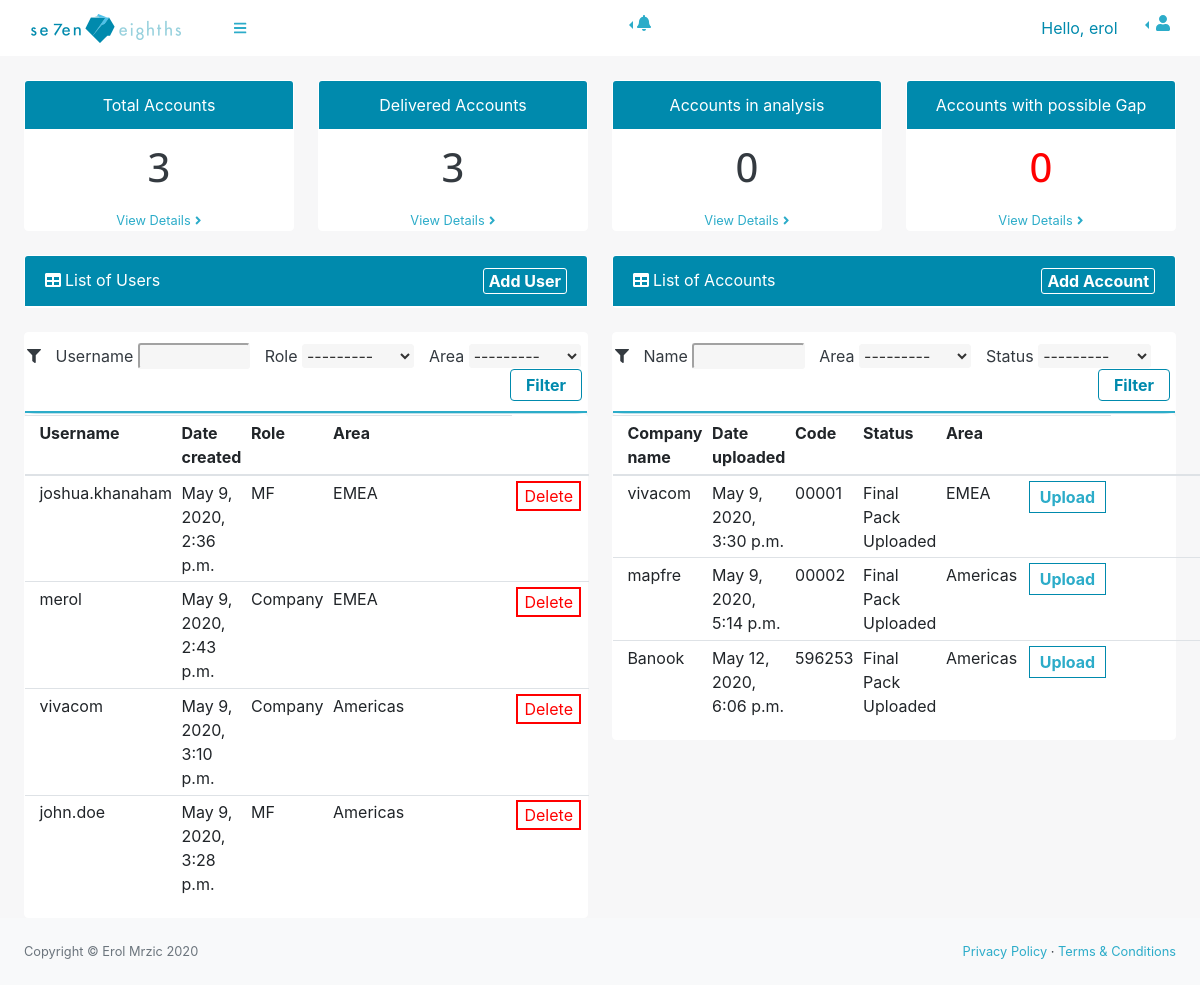
Page / (signed in) on the earlier database version.
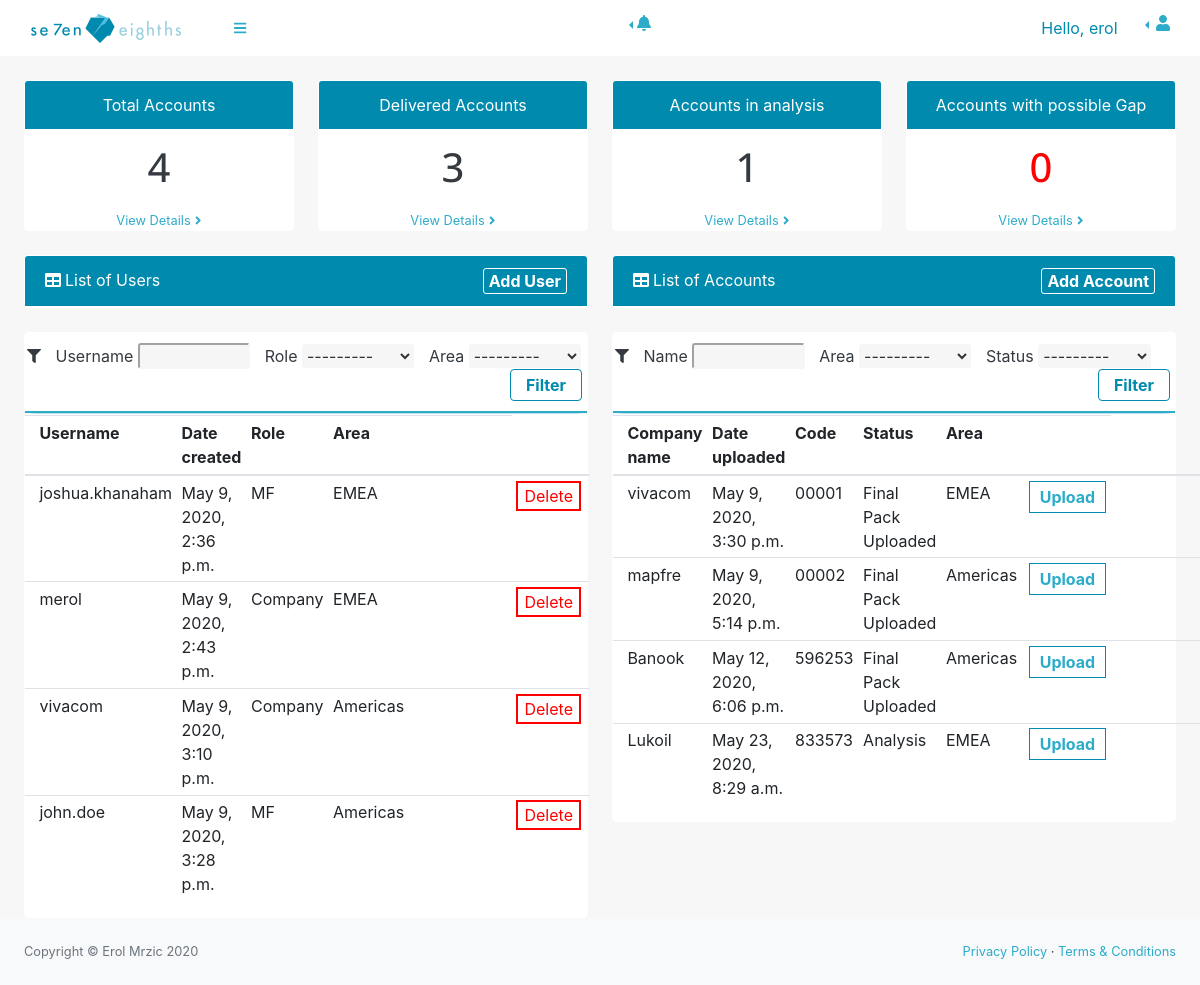
Same page on the later database version.
### base/models.py (models this page shows, shortened)
class Access(models.Model):
    ROLES = (
        ('Company', 'Company'),
        ('MF', 'MF'),
    )
    AREAS = (
        ('EMEA', 'EMEA'),
        ('Americas', 'Americas'),
    )
    username = models.CharField(max_length=30, null=True)
    date = models.DateTimeField(auto_now_add=True)
    role = models.CharField(max_length=10, null=True, choices=ROLES)
    area = models.CharField(max_length=10, null=True, choices=AREAS)
    dataCollection = models.FileField(null=True, blank=True)
    filledDataCollection = models.FileField(null=True, blank=True)

class Account(models.Model):
    AREAS = (
        ('EMEA', 'EMEA'),
        ('Americas', 'Americas'),
    )
    GAP = (
        ('YES', 'YES'),
        ('NO', 'NO'),
    )
    STATUS = (
        ('Data collection sent', 'Data collection sent'),
        ('Data Received', 'Data Received'),
        ('Analysis', 'Analysis'),
        ('Final Pack Uploaded', 'Final Pack Uploaded'),
    )
    username = models.ForeignKey(
        Access, blank=True,  null=True, on_delete=models.DO_NOTHING)
    name = models.CharField(max_length=30)
    code = models.CharField(max_length=30)
    dateReceived = models.DateTimeField(auto_now_add=True)
    dateUploaded = models.DateTimeField(auto_now_add=True)
    status = models.CharField(
        max_length=30, blank=True, null=True, choices=STATUS)
    area = models.CharField(max_length=10, choices=AREAS)
    finalPack = models.FileField(null=True, blank=True)
    gap = models.CharField(max_length=30, blank=True, null=True, choices=GAP)

### base/decorators.py (the view)
    def wrapper_func(request, *args, **kwargs):
        group = None
        if request.user.groups.exists():
            group = request.user.groups.all()[0].name
        if group == 'MF':
            return redirect('listAccounts')
        if group == 'Company':
            return redirect('uploadDownload')
        if group == 'admin':
            return view_func(request, *args, **kwargs)
        else:
            return HttpResponse('You are not authorised to view this page')

### base/templatetags/groupFilter.py (called while the page is built)
@register.filter(name='has_group')
def has_group(user, group_name):
    return user.groups.filter(name=group_name).exists()

### base/views.py (called while the page is built)
@login_required(login_url='welcome')
@home_pages
def home(request):
    accounts = Account.objects.all()
    users = Access.objects.all()
    total_accounts = accounts.count()
    delivered = accounts.filter(status='Final Pack Uploaded').count()
    analysis = accounts.filter(status='Analysis').count()
    gap = accounts.filter(gap='YES').count()
    myAccessFilter = AccessFilter(request.GET, queryset=users)
    users = myAccessFilter.qs
    myAccountFilter = AccountFilter(request.POST, queryset=accounts)
    accounts = myAccountFilter.qs
    context = {'accounts': accounts, 'users': users,
               'myAccessFilter': myAccessFilter, 'myAccountFilter': myAccountFilter,
               'total_accounts': total_accounts, 'delivered': delivered, 'analysis': analysis, 'gap': gap}
    return render(request, 'base/tech/techPanel.html', context)

### base/templates/base/tech/techPanel.html (shortened to what the changed rows need)
{% extends 'base/tech/techSidenav.html' %} {% block content %} {%block body %}
<body class="sb-nav-fixed sb-sidenav-toggled">
  {% endblock %}
  {% load static %}
  {% load widget_tweaks %}
  <div id="layoutSidenav_content">
    <main>
      <div class="container-fluid">
        <div class="row">
          <div class="col-xl-3 col-md-6">
            <div class="card text-center mb-4">
              <div class="card-footer bg-white text-center">
                <h1>{{total_accounts}}</h1>
              </div>
            </div>
          </div>
          <div class="col-xl-3 col-md-6">
            <div class="card text-center mb-4">
              <div class="card-footer bg-white text-center">
                <h1>{{delivered}}</h1>
              </div>
            </div>
          </div>
          <div class="col-xl-3 col-md-6">
            <div class="card text-center mb-4">
              <div class="card-footer bg-white text-center">
                <h1>{{analysis}}</h1>
              </div>
            </div>
          </div>
          <div class="col-xl-3 col-md-6">
            <div class="card text-center mb-4">
              <div class="card-footer bg-white text-center" style="color: red;">
                <h1> {{gap}} </h1>
              </div>
            </div>
          </div>
        </div>
        <div class="row">
          <div class="col-xl-6">
            <div class="card card-body">
              <form method="get">
                <i style="padding-left: 2px;" class="fas fa-filter"></i>
                {% for field in myAccessFilter.form %}
                <span id="nameLabel">{{field.label}}</span>
                {{field | add_class:"selection"}}
                {% endfor %}
                <button class="btn filterbtn" type="submit">Filter</button>
              </form>
            </div>
            <div class="card card-body">
              <table id="userTable" class="table table-sm">
                <tr>
                  <th></th>
                  <th>Username</th>
                  <th>Date created</th>
                  <th>Role</th>
                  <th>Area</th>
                  <th></th>
                </tr>
                <tbody>
                  {% include "base/tech/usersList.html" %}
                </tbody>
              </table>
            </div>
          </div>
          <div class="col-xl-6">
            <div class="card card-body">
              <table id="accountTable" class="table table-sm">
                <tr>
                  <th></th>
                  <th>Company name</th>
                  <th>Date uploaded</th>
                  <th>Code</th>
                  <th>Status</th>
                  <th>Area</th>
                  <th></th>
                </tr>
                <tbody>
                  {% for account in accounts %}
                  <tr>
                    <td></td>
                    <td>{{account.name}}</td>
                    <td>{{account.dateUploaded}}</td>
                    <td>{{account.code}}</td>
                    <td id="status">{{account.status}}</td>
                    <td>{{account.area}}</td>
                    <td id="uploadBtn" class="hide"><a type="button" href="{% url 'finalPack' %}"
                        style="margin-left: 2px;">Upload</td>
                  </tr>
                  {% endfor %}
                </tbody>
              </table>
            </div>
          </div>
        </div>
    </main>
  </div>
  {% endblock %}

### base/templates/base/tech/usersList.html (shortened to what this page needs)
{% for user in users %}
<tr>
    <td></td>
    <td>{{user.username}}</td>
    <td>{{user.date}}</td>
    <td id="role">{{user.role}}</td>
    <td>{{user.area}}</td>
    <td>
        <button class="show-form-delete" data-url="{% url 'deleteUser' user.id %}">Delete
        </button>
    </td>
</tr>
{% endfor %}

Differences in the rows shown:
added Account: name "Lukoil", dateUploaded "May 23, 2020, 8:29 a.m.", code "833573", status "Analysis", area "EMEA"
Other differences:
{{ total_accounts }}: "3" → "4"
{{ analysis }}: "0" → "1"
